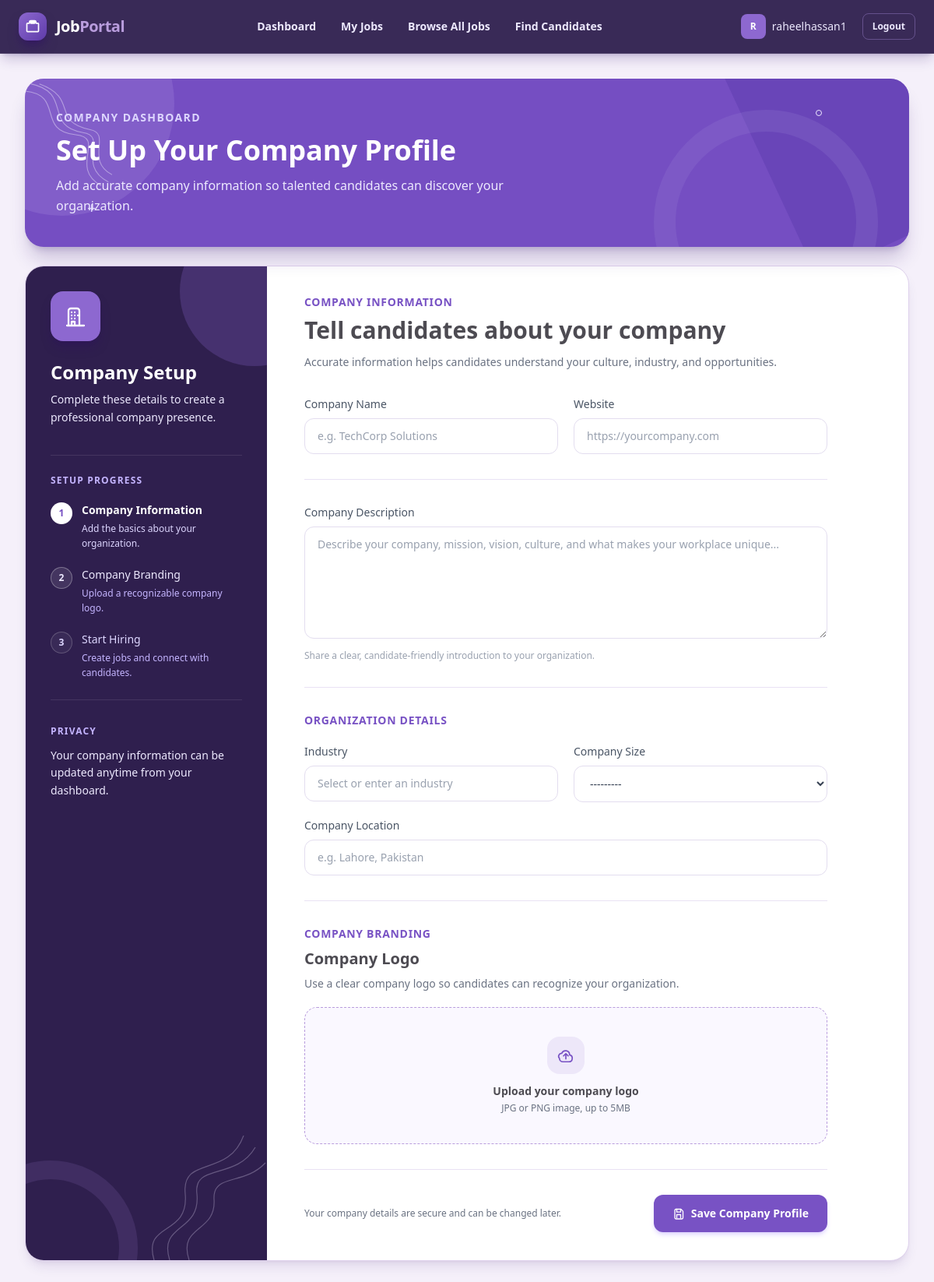
The app's page /profiles/setup/ (signed in), older data.
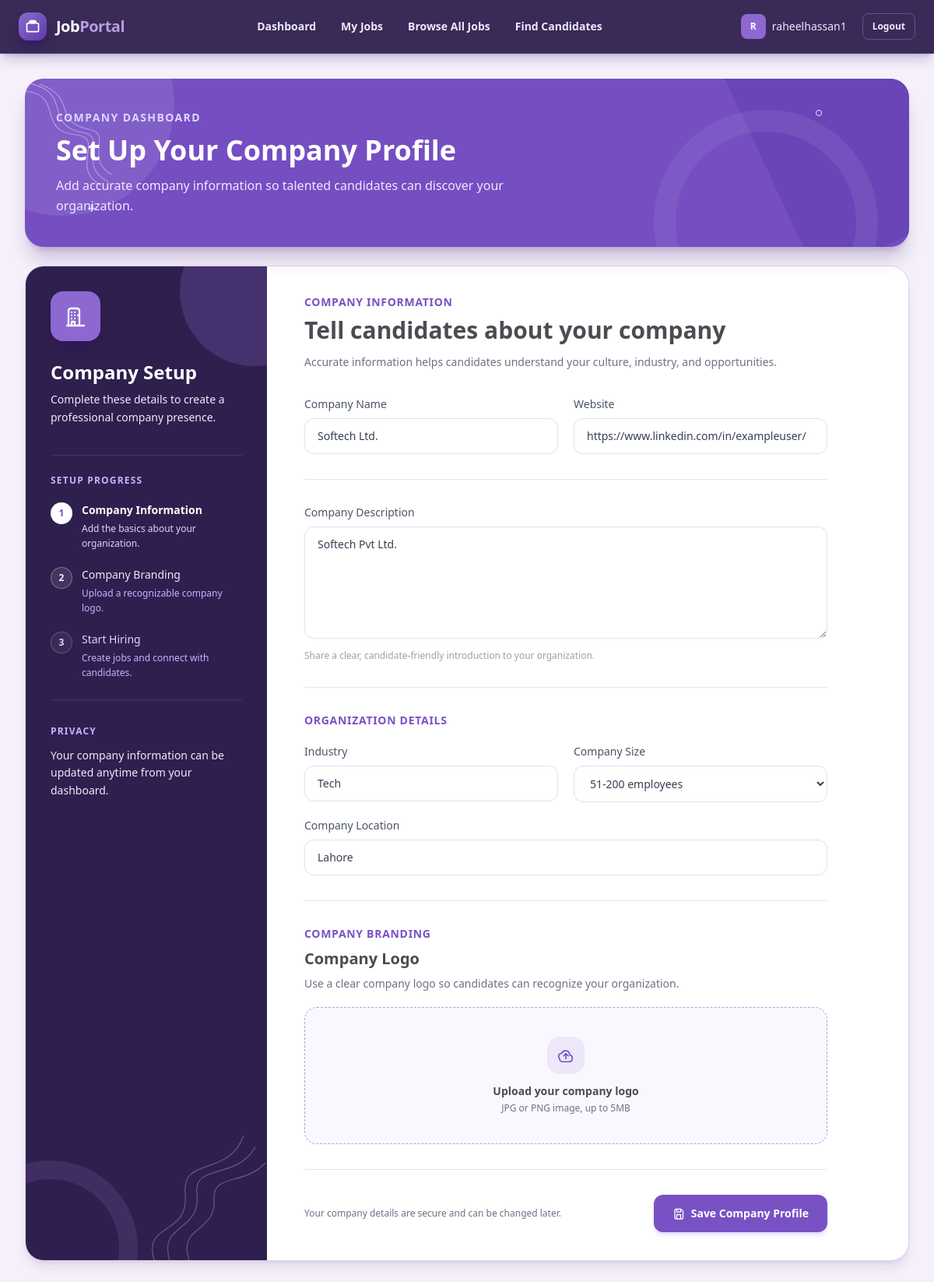
The same page, newer data.
### profiles/models.py (models this page shows, shortened)
class CompanyProfile(models.Model):
    COMPANY_SIZE_CHOICES = [
        ("1-10", "1-10 employees"),
        ("11-50", "11-50 employees"),
        ("51-200", "51-200 employees"),
        ("201-500", "201-500 employees"),
        ("500+", "500+ employees"),
    ]
    user = models.OneToOneField(User, on_delete=models.CASCADE, related_name="company_profile")
    company_name = models.CharField(max_length=200, blank=True)
    website = models.URLField(blank=True)
    description = models.TextField(blank=True)
    industry = models.CharField(max_length=100, blank=True)
    company_size = models.CharField(max_length=20, choices=COMPANY_SIZE_CHOICES, blank=True)
    location = models.CharField(max_length=100, blank=True)
    profile_image = models.ImageField(upload_to="company_logos/", blank=True, null=True)

### profiles/views.py (the view)
# urls.py: path("setup/", views.profile_setup, name="profile_setup"),
@login_required
def profile_setup(request):
    if request.user.role == User.Role.CANDIDATE:
        profile = request.user.candidate_profile
        form_class = CandidateProfileForm
        template_name = "profiles/candidate_profile_setup.html"
    else:
        profile = request.user.company_profile
        form_class = CompanyProfileForm
        template_name = "profiles/company_profile_setup.html"
    if request.method == "POST":
        form = form_class(request.POST, request.FILES, instance=profile)
        if form.is_valid():
            form.save()
            return redirect("profiles:profile_view")
    else:
        form = form_class(instance=profile)
    return render(request, template_name, {"form": form})

### profiles/forms.py
class CompanyProfileForm(forms.ModelForm):
    class Meta:
        model = CompanyProfile
        fields = [
            "company_name",
            "website",
            "description",
            "industry",
            "company_size",
            "location",
            "profile_image",
        ]

### profiles/templates/profiles/company_profile_setup.html (shortened to what the changed rows need)
{% extends "base.html" %}
{% load widget_tweaks %}
{% block content %}
<div class="min-h-[calc(100vh-72px)] bg-[#f5f0fa] px-5 py-8 sm:px-8">
    <div class="mx-auto max-w-7xl">
        <header class="relative overflow-hidden rounded-3xl bg-[#754ec2] px-7 py-10 text-white shadow-xl shadow-violet-950/20 sm:px-10">
            <div class="relative z-10">
                <h1 class="mt-3 text-3xl font-bold sm:text-4xl">
                    Set Up Your Company Profile
                </h1>
            </div>
        </header>
        <div class="mt-6 grid overflow-hidden rounded-3xl border border-[#dfd2ed] bg-white shadow-lg shadow-violet-950/10 lg:grid-cols-[310px_1fr]">
            <aside class="relative overflow-hidden bg-[#2f1f4e] px-6 py-8 text-white sm:px-8">
                <div class="relative z-10">
                    <h2 class="mt-6 text-2xl font-bold">Company Setup</h2>
                </div>
            </aside>
            <main class="px-7 py-9 sm:px-10 lg:px-12">
                <div class="max-w-2xl">
                    <h2 class="mt-2 text-3xl font-bold text-[#4d4b52]">
                        Tell candidates about your company
                    </h2>
                    <form method="post" enctype="multipart/form-data" class="mt-8 space-y-8">
                        <section class="grid gap-5 sm:grid-cols-2">
                            <div>
                                <label for="{{ form.company_name.id_for_label }}" class="mb-2 block text-sm font-medium text-gray-600">
                                    Company Name
                                </label>
                                {% render_field form.company_name class="w-full rounded-xl border border-[#e3ddef] px-4 py-3 text-sm text-gray-700 outline-none placeholder:text-gray-400 transition focus:border-[#7852c4] focus:ring-2 focus:ring-[#7852c4]/15" placeholder="e.g. TechCorp Solutions" %}
                            </div>
                            <div>
                                <label for="{{ form.website.id_for_label }}" class="mb-2 block text-sm font-medium text-gray-600">
                                    Website
                                </label>
                                {% render_field form.website class="w-full rounded-xl border border-[#e3ddef] px-4 py-3 text-sm text-gray-700 outline-none placeholder:text-gray-400 transition focus:border-[#7852c4] focus:ring-2 focus:ring-[#7852c4]/15" placeholder="https://yourcompany.com" %}
                            </div>
                        </section>
                        <section class="border-y border-[#e9e2f4] py-8">
                            <label for="{{ form.description.id_for_label }}" class="mb-2 block text-sm font-medium text-gray-600">
                                Company Description
                            </label>
                            {% render_field form.description class="min-h-36 w-full resize-y rounded-xl border border-[#e3ddef] px-4 py-3 text-sm text-gray-700 outline-none placeholder:text-gray-400 transition focus:border-[#7852c4] focus:ring-2 focus:ring-[#7852c4]/15" rows="5" placeholder="Describe your company, mission, vision, culture, and what makes your workplace unique..." %}
                            <p class="mt-2 text-xs text-gray-400">
                                Share a clear, candidate-friendly introduction to your organization.
                            </p>
                        </section>
                        <section>
                            <div class="mt-5 grid gap-5 sm:grid-cols-2">
                                <div>
                                    <label for="{{ form.industry.id_for_label }}" class="mb-2 block text-sm font-medium text-gray-600">
                                        Industry
                                    </label>
                                    {% render_field form.industry class="w-full rounded-xl border border-[#e3ddef] px-4 py-3 text-sm text-gray-700 outline-none placeholder:text-gray-400 transition focus:border-[#7852c4] focus:ring-2 focus:ring-[#7852c4]/15" list="industry-list" placeholder="Select or enter an industry" %}
                                </div>
                                <div>
                                    <label for="{{ form.company_size.id_for_label }}" class="mb-2 block text-sm font-medium text-gray-600">
                                        Company Size
                                    </label>
                                    {% render_field form.company_size class="w-full rounded-xl border border-[#e3ddef] bg-white px-4 py-3 text-sm text-gray-700 outline-none transition focus:border-[#7852c4] focus:ring-2 focus:ring-[#7852c4]/15" %}
                                </div>
                                <div class="sm:col-span-2">
                                    <label for="{{ form.location.id_for_label }}" class="mb-2 block text-sm font-medium text-gray-600">
                                        Company Location
                                    </label>
                                    {% render_field form.location class="w-full rounded-xl border border-[#e3ddef] px-4 py-3 text-sm text-gray-700 outline-none placeholder:text-gray-400 transition focus:border-[#7852c4] focus:ring-2 focus:ring-[#7852c4]/15" placeholder="e.g. Lahore, Pakistan" %}
                                </div>
                            </div>
                        </section>
                    </form>
                </div>
            </main>
        </div>
    </div>
</div>
{% endblock %}

Row changes from the older to the newer data that the page shows:
changed CompanyProfile: company_name (not shown) → "Softech Ltd."; website (not shown) → "https://www.linkedin.com/in/exampleuser/"; description (not shown) → "Softech Pvt Ltd."; industry (not shown) → "Tech"; company_size "---------" → "51-200 employees"; location (not shown) → "Lahore"
